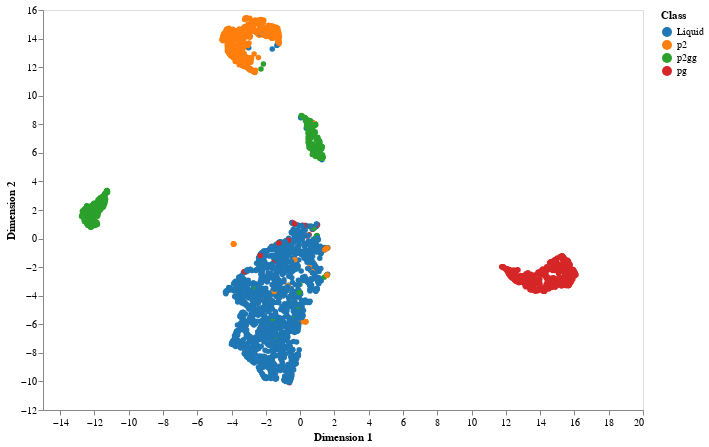

This figure's notebook cell:
### Code cell
res = umap.UMAP().fit(X_os)
fig = figures.plot_dimensionality_reduction(res.embedding_, y)
fig

### Figure 1 — Vega-Lite specification as saved in the notebook (floating-point values rounded to 4 significant figures; data arrays with more than 128 entries replaced by an {"elided": "..."} marker saying what was removed)
{"$schema": "https://vega.github.io/schema/vega-lite/v2.6.0.json", "config": {"axis": {"grid": false}, "view": {"height": 400, "width": 600}}, "data": {"name": "data-082ef1721af42f98910bf7314dcda440"}, "datasets": {"data-082ef1721af42f98910bf7314dcda440": {"elided": "3000 records"}}, "encoding": {"color": {"field": "class", "scale": {"scheme": "category10"}, "title": "Class", "type": "nominal"}, "x": {"field": "dim1", "title": "Dimension 1", "type": "quantitative"}, "y": {"field": "dim2", "title": "Dimension 2", "type": "quantitative"}}, "mark": {"opacity": 1, "type": "circle"}}
